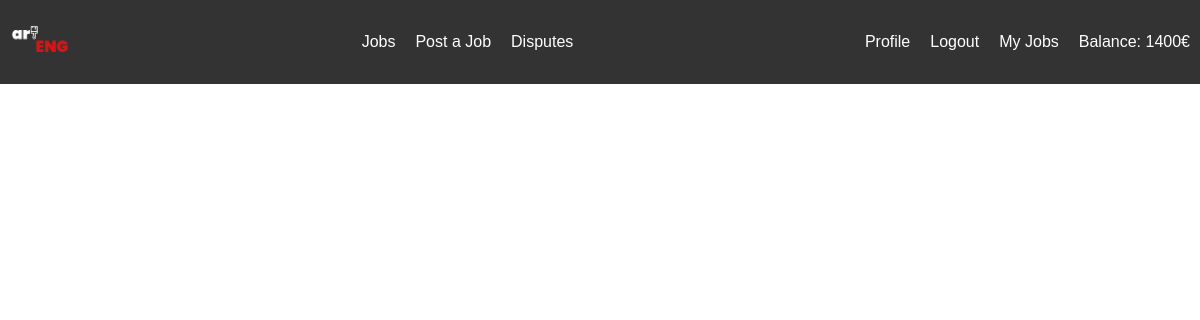
/jobs/ (signed in), run on an earlier commit of the app's database.
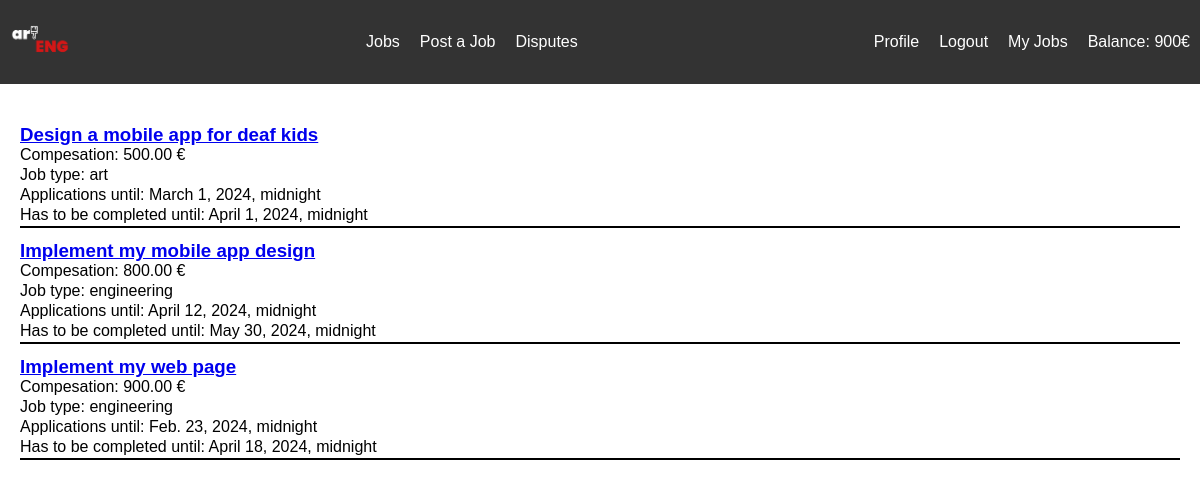
And on a later commit of the database.
### jobs/models.py (models this page shows, shortened)
class Student(AbstractBaseUser, PermissionsMixin):
    TYPE_CHOICES = (
        ('art', 'Art Student'),
        ('engineering', 'Engineering Student'),
    )
    email = models.EmailField(unique=True)
    user_name = models.CharField(max_length=20, unique=True)
    balance = models.IntegerField(default=1000)
    USERNAME_FIELD = 'user_name'
    EMAIL_FIELD = 'email'
    REQUIRED_FIELDS = ['email']
    is_active = models.BooleanField(default=True)
    is_superuser = models.BooleanField(default=False)
    is_staff = models.BooleanField(default=False)
    date_joined = models.DateTimeField(default=timezone.now)
    last_login = models.DateTimeField(blank=True, null=True)
    first_name = models.CharField(max_length=30)
    last_name = models.CharField(max_length=30)
    institution = models.CharField(max_length=6)
    student_type = models.CharField(max_length=20, choices=TYPE_CHOICES)
    objects = CustomStudentManager()
    class Meta:
        verbose_name = 'Student'
        verbose_name_plural = 'Students'

class Job(models.Model):
    job_id = models.AutoField(primary_key=True)
    name = models.CharField(max_length=255)
    description = models.TextField()
    JOB_TYPES = [
        ('engineering', 'Engineering Job'),
        ('art', 'Art Job'),
    ]
    job_type = models.CharField(max_length=20, choices=JOB_TYPES)
    poster = models.ForeignKey(Student, on_delete=models.CASCADE, related_name='posted_jobs')
    assign_deadline = models.DateTimeField()
    completion_deadline = models.DateTimeField()
    assigned_to = models.ForeignKey(Student, on_delete=models.SET_NULL, null=True, blank=True, related_name='assigned_jobs')
    compensation = models.DecimalField(max_digits=10, decimal_places=2)
    is_completed = models.BooleanField(default=False)
    finished_link = models.TextField(default="")
    was_disputed = models.BooleanField(default=False)

### jobs/views.py (the view)
# urls.py: path('', include(("jobs.urls", 'jobs'), namespace='jobs')),
def jobs(request):
    avalible_jobs = Job.objects.filter(assigned_to__isnull=True)[:5]
    context = {
        'jobs': avalible_jobs,
        'student': request.user
    }
    return render(request, 'jobs.html', context)

### jobs/templates/jobs.html
{% extends "base.html" %}
{% block content %}
{% for job in jobs %}
    <div class="job_listing">
        <h3><a href="{% url 'jobs:job_detail' job.job_id %}">{{job.name}}</a></h3>
        <p>Compesation: {{job.compensation}} €</p>
        <p>Job type: {{job.job_type}}</p>
        <p>Applications until: {{job.assign_deadline}}</p>
        <p>Has to be completed until: {{job.completion_deadline}}</p>
    </div>
{% endfor %}
{% endblock %}

### jobs/templates/base.html (shortened to what this page needs)
{% load static %}
<!DOCTYPE html>
<html lang="en">
<head>
    <link rel="stylesheet" href="{% static 'style.css' %}">
</head>
<body>
    <nav>
        <div>
            <a href="{% url 'jobs:home' %}">
                <img src="{% static 'artENG.png' %}" alt="Logo" style="height: 60px; width: auto;", id="logo">
            </a>
            <ul class="nav-links">
                <li>
                    <a href="{% url 'jobs:jobs' %}">Jobs</a>
                </li>
                {% if user.is_authenticated %}
                <li>
                    <a href="{% url 'jobs:create_job' %}">Post a Job</a>
                </li>
                    {% if user.is_staff %}
                    <li>
                        <a href="{% url 'jobs:disputes' %}">Disputes</a>
                    </li>
                    {% endif %}
                {% endif %}
            </ul>
            <ul class="user-links">
                {% if user.is_authenticated %}
                    <li>
                        <a href="{% url 'jobs:profile' student.user_name %}">Profile</a>
                    </li>
                    <li>
                        <a href="{% url 'jobs:logout' %}">Logout</a>
                    </li>
                    <li>
                        <a href="{% url 'jobs:my_jobs' %}">My Jobs</a>
                    </li>
                    <li>
                        <p>Balance: {{user.balance}}€</p>
                    </li>
                {% else %}
                    <li>
                        <a href="{% url 'jobs:login' %}">Login</a>
                    </li>
                {% endif %}
            </ul>
        </div>
    </nav>
<div class="content">
    {% block content %}{% endblock %}
</div>
</body>
</html>

### jobs/static/style.css (style rules this page uses)
body, h1, h2, h3, p, ul, li { margin: 0; padding: 0; }
body { font-family: 'Ariel', sans-serif; }
nav { background-color: #333; color: #fff; padding: 10px; }
nav a { color: #fff; text-decoration: none; margin-right: 20px; }
nav ul { list-style: none; display: flex; justify-content: space-between; align-items: center; }
nav div { max-width: 1200px; margin: 0 auto; display: flex; justify-content: space-between; align-items: center; }
.content { max-width: 1200px; margin: 20px auto; padding: 20px; }
.job_listing { border-bottom: 2px solid #000000; margin-bottom: 12px; }
.job_listing p { margin-bottom: 2px; }

What changed in the data, as far as the page shows it:
changed Student: balance "1400" → "900"
added Job: name "Design a mobile app for deaf kids", compensation "500.00", job_type "art", assign_deadline "March 1, 2024, midnight", completion_deadline "April 1, 2024, midnight"
added Job: name "Implement my mobile app design", compensation "800.00", job_type "engineering", assign_deadline "April 12, 2024, midnight", completion_deadline "May 30, 2024, midnight"
added Job: name "Implement my web page", compensation "900.00", job_type "engineering", assign_deadline "Feb. 23, 2024, midnight", completion_deadline "April 18, 2024, midnight"
